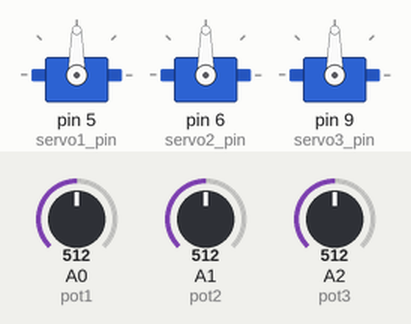
The sketch below on a simulated Arduino Uno, built with avr-gcc and run on an emulated ATmega328P. Shown: 3 × servo. The test bench sets the inputs (shaded band); at power-on: A0 (pot1) = 512, A1 (pot2) = 512, A2 (pot3) = 512.

Above: at 1.2 s.
1.3 s: A0 (pot1) set to 716
At 2.4 s:
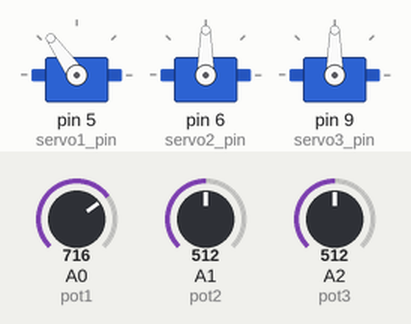
2.8 s: A1 (pot2) set to 716
At 3.8 s:
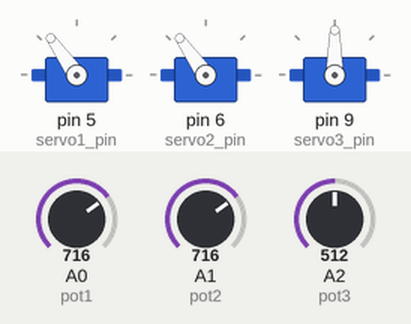
4.3 s: A2 (pot3) set to 716
At 4.6 s:
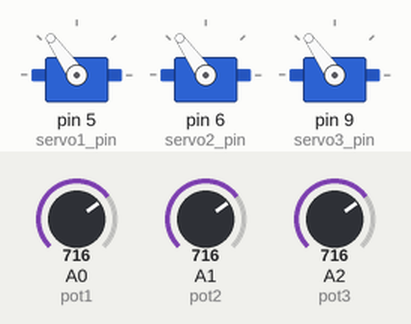
5.8 s: A0 (pot1) set to 900
At 7.0 s:
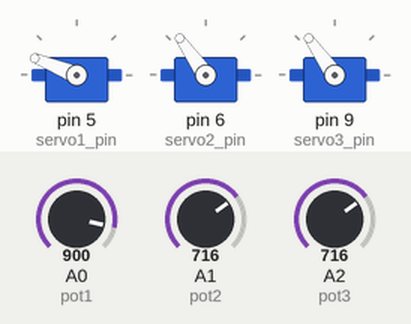
7.3 s: A1 (pot2) set to 900
At 8.5 s:
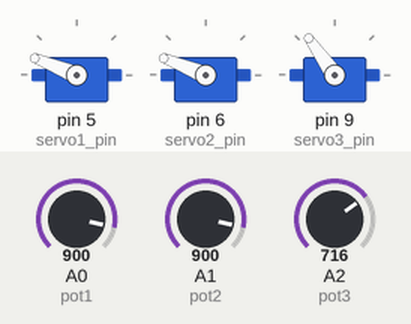
8.8 s: A2 (pot3) set to 900
At 9.5 s:
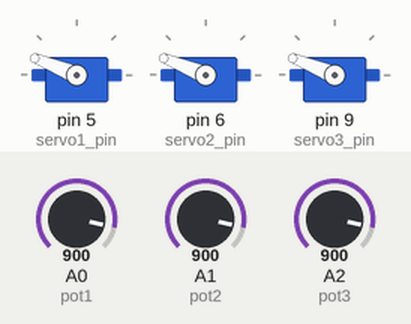
Timing chart, 0 to 11.3 s (numbered marks = the images above; inputs shaded):
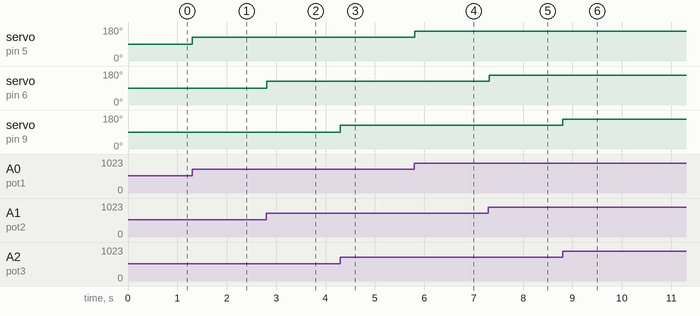

Measured:
- after the input at 1.3 s, servo on pin 5 (servo1_pin): 90° → 125° at once
- after the input at 2.8 s, servo on pin 6 (servo2_pin): 90° → 125° at once
- after the input at 4.3 s, servo on pin 9 (servo3_pin): 90° → 125° at once
- after the input at 5.8 s, servo on pin 5 (servo1_pin): 125° → 158° at once
- after the input at 7.3 s, servo on pin 6 (servo2_pin): 125° → 158° at once
- after the input at 8.8 s, servo on pin 9 (servo3_pin): 125° → 158° at once

The sketch:

potentiometer_robot_arm_code.ino
```cpp
//how it works
//1. take input from potentiometers
//2. convert potentiometer input to degrees by map function
//3. write degrees output to servo motor

//Note: you can path memorizing function to the potentiometer version by using a pushbutton
//path memorizing will be different from that in the bluetooth module because you have to record the final moves only, not the steps taken to do it

//define signal pins in servo motors
#define servo1_pin 5
#define servo2_pin 6
#define servo3_pin 9

//define analog input pins for potenttiometer
#define pot1 A0
#define pot2 A1
#define pot3 A2

#include <Servo.h> //include servo library

int val1 = 0, val2 = 0, val3 = 0; //variables to store potentiometers values

 //intialize servo motors
	Servo servo1;
  	Servo servo2;
  	Servo servo3;


void setup()
{
	//attach servo motors to their pins
  	servo1.attach(servo1_pin);
  	servo2.attach(servo2_pin);
  	servo3.attach(servo3_pin);
}


void loop()
{
  //read potentiometer values
  val1 = analogRead(pot1);
  val2 = analogRead(pot2);
  val3 = analogRead(pot3);

  //map values to servo degrees
  val1 = map(val1, 0, 1023, 0, 180);
  val2 = map(val2, 0, 1023, 0, 180);
  val3 = map(val3, 0, 1023, 0, 180);

  //write degrees to servo motor
  servo1.write(val1);
  servo2.write(val2);
  servo3.write(val3);

  delay(15);


}
```
